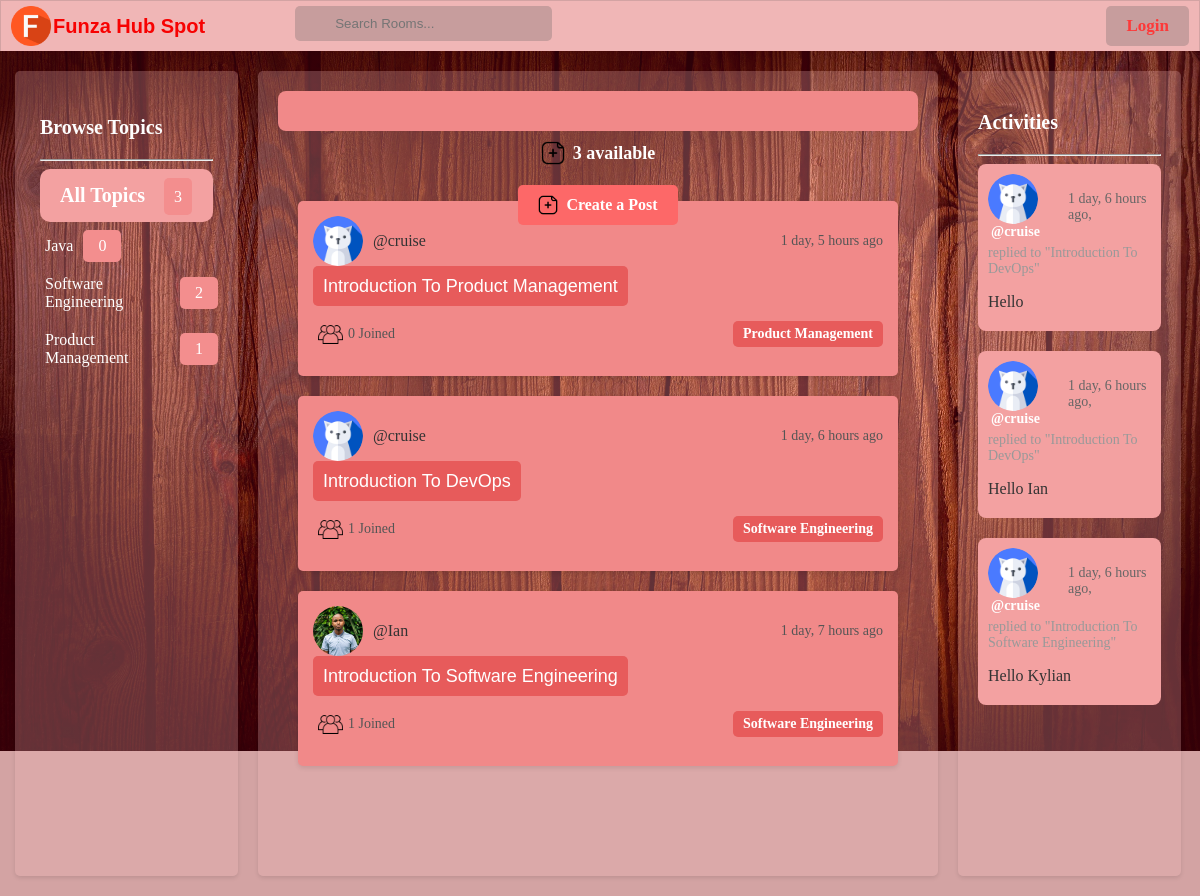
Before: / with the older database file.
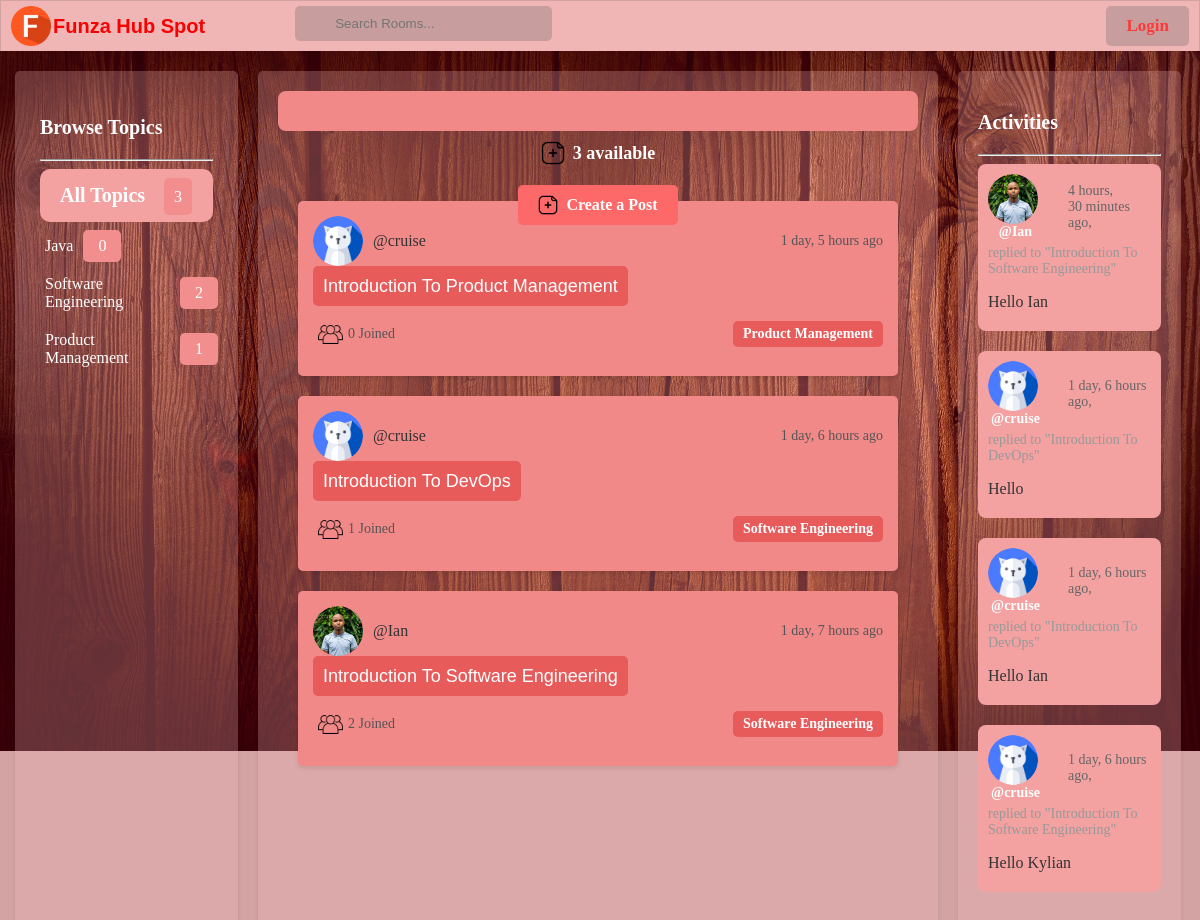
After: the same page with the newer database file.
### base/models.py (models this page shows, shortened)
class Topic(models.Model):
    name = models.CharField(max_length=200)

class Room(models.Model):
    host = models.ForeignKey(User, on_delete=models.SET_NULL, null=True)
    topic = models.ForeignKey(Topic, on_delete=models.SET_NULL, null=True)
    name = models.CharField(max_length=200, unique=True)
    description = models.TextField(null=True, blank=True)
    participants = models.ManyToManyField(User, related_name='participants', blank=True)
    updated = models.DateTimeField(auto_now=True)
    created = models.DateTimeField(auto_now_add=True)
    class Meta:
        ordering = ['-updated', '-created']
    def __str__(self):
        return self.name

class User(AbstractUser):
    name = models.CharField(max_length=200, null=True)
    email = models.EmailField(unique=True, null=True)
    bio = models.TextField(null=True)
    avatar = models.ImageField(null=True, default="cat.png")
    USERNAME_FIELD = 'email'
    REQUIRED_FIELDS = []

class Message(models.Model):
    user = models.ForeignKey(User, on_delete=models.CASCADE)
    room = models.ForeignKey(Room, on_delete=models.CASCADE)
    body = models.TextField()
    updated = models.DateTimeField(auto_now=True)
    created = models.DateTimeField(auto_now_add=True)
    class Meta:
        ordering = ['-updated', '-created']
    def __str__(self):
        return self.body[:50]

### base/views.py (the view)
# urls.py: path('', views.home, name='home'),
def home(request):
    q = request.GET.get('q') if request.GET.get('q') != None else ''
    rooms = Room.objects.filter(
        Q(topic__name__icontains=q),
        Q(name__icontains=q),
        Q(description__icontains=q)
        )
    topics = Topic.objects.all()
    room_count = rooms.count()
    room_messages = Message.objects.filter(Q(room__topic__name__icontains=q))
    context = {'rooms': rooms, 'topics': topics, 'room_messages': room_messages, 'room_count': room_count}
    return render(request, 'base/home.html', context)

### base/templates/base/home.html (shortened to what this page needs)
{% extends 'main.html' %}
{% block content %}
<!DOCTYPE html>
<html lang="en">
<head>
    {% load static %}
    <link rel="stylesheet" href="{% static 'styles/home-n.css' %}">
</head>
<body>
<div class="background">
<div class="home-container">
    <div class="sidebar">
        {% include 'base/topic_component.html' %}
    </div>
    <div class="main-content">
        <div class="create-room">
            <h5> <img src="{% static 'images/add-post.png' %}" alt="Add Post" class="add-post"> {{ room_count }} available</h5>
            <a href="{% url 'create-room' %}" class="create-room-btn">
                <img src="{% static 'images/add-post.png' %}" alt="Add Post" class="add-post">
                Create a Post
            </a>
        </div>
        <div class="feed">
            {% include 'base/feed_component.html' %}
        </div>
    </div>
    <div class="activities">
        {% include 'base/activity_component.html' %}
    </div>
</div>
</div>
</body>
</html>
{% endblock content %}

### base/templates/base/topic_component.html
{% load static %}
<link rel="stylesheet" href="{% static 'styles/topic_component.css' %}">
<div class="browse-topics">
    <h3>Browse Topics</h3>
    <hr>
    <div class="topic-link">
        <a href="{% url 'home' %}">All Topics</a>
        <span>{{topics.count}}</span>
    </div>
</div>
{% for topic in topics %}
        <div class="topic-link-1">
            <div class="topic-links">
                <a href="{% url 'home' %}?q={{topic.name}}">{{topic.name}} </a>
            </div>
        <span>{{topic.room_set.all.count}}</span>
        </div>
{% endfor %}

### base/templates/base/feed_component.html (shortened to what this page needs)
{% load static %}
<link rel="stylesheet" href="{% static 'styles/feed_component.css' %}">
<div class="rooms-list">
    {% for room in rooms %}
    <div class="roomListRoom">
        <div class="roomListRoom__header">
            <a href="{% url 'user-profile' room.host.id %}" class="roomListRoom__author">
                <div class="avatar avatar--small">
                    {% if room.host.avatar %}
                        <img src="{{ room.host.avatar.url }}" alt="Host Avatar">
                    {% else %}
                        <img src="{% static 'images/default-avatar.png' %}" alt="Default Avatar">
                    {% endif %}
                </div>
                <span>@{{ room.host.username }}</span>
            </a>
            <div class="roomListRoom__actions">
                <span>{{ room.created|timesince }} ago</span>
            </div>
        </div>
        <div class="roomListRoom__content">
            <a href="{% url 'room' room.id %}" class="room-title">{{ room.name }}</a>
        </div>
        <div class="roomListRoom__meta">
            <div class="group-icon">
                <a href="{% url 'room' room.id %}" class="styled-link">
                <img src="{% static 'images/group.png' %}" alt="" class="styled-image">
                {{ room.participants.all.count }} Joined
                </a>
            </div>
                <p class="roomListRoom__topic">{{ room.topic.name }}</p>
        </div>
    </div>
    {% endfor %}
</div>

### base/templates/base/activity_component.html (shortened to what this page needs)
{% load static %}
<link rel="stylesheet" href="{% static 'styles/activityy_component.css' %}">
<div class="recent-activity">
    <h3>Activities</h3>
    <hr>
    {% for message in room_messages %}
        <div class="activity-card">
            <small class="activity-info">
                <div class="avatar">
                    {% if message.user.avatar %}
                        <img src="{{ message.user.avatar.url }}" alt="User Avatar">
                    {% else %}
                        <img src="{% static 'images/default-avatar.png' %}" alt="Default Avatar">
                    {% endif %}
                    <a href="{% url 'user-profile' message.user.id %}" class="user-link"><span>@{{ message.user.username }}</span></a>
                </div>
                <div class="avatar-1">
                {{message.created|timesince}} ago,
                </div>
            </small>
            <small class="activity-reply">replied to "{{message.room}}"</small>
            <p class="activity-message">{{message}}</p>
        </div>
    {% endfor %}
</div>

Changed rows visible on the page:
computed for Room "Introduction To Software Engineering": participants.all.count "1" → "2"
added Message: user.avatar (picture), user.username "Ian", created "4 hours, 30 minutes", room "Introduction To Software Engineering", body "Hello Ian"
